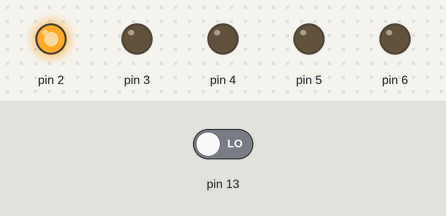
Bench run of a sketch on a simulated Arduino Uno, built with avr-gcc and run on an emulated ATmega328P. Parts: output pins drawn as LEDs (lit = HIGH). The inputs (shaded band) are chosen by the test bench; at power-on: pin 13 LOW.

Above: at 10.8 s.
10.9 s: pin 13 driven HIGH
At 12.8 s:
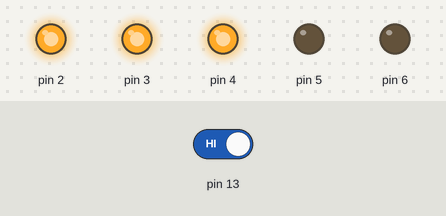
At 14.8 s:
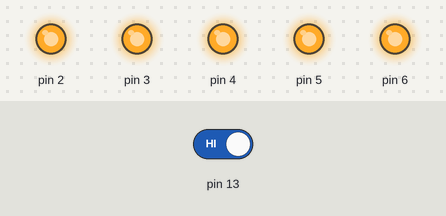
19.5 s: pin 13 driven LOW
At 21.5 s:
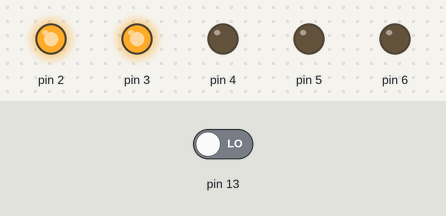
Timing chart, 0 to 32.5 s (numbered marks = the images above; inputs shaded):
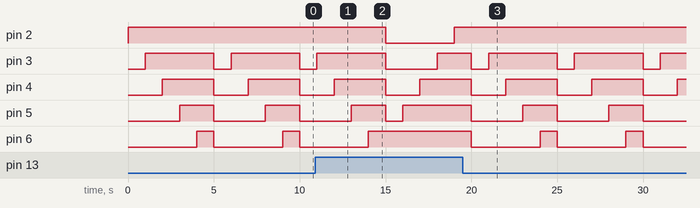

The sketch:

2025.10.20_jyc_Sw5RL.ino
```cpp
// C++ code
//
void setup()
{
  pinMode(13, INPUT);
  pinMode(2, OUTPUT);
  pinMode(3, OUTPUT);
  pinMode(4, OUTPUT);
  pinMode(5, OUTPUT);
  pinMode(6, OUTPUT);
}

void loop()
{
  if (digitalRead(13) == 1) {
    digitalWrite(2, LOW);
    digitalWrite(3, LOW);
    digitalWrite(4, LOW);
    digitalWrite(5, LOW);
    digitalWrite(6, HIGH);
    delay(1000); // Wait for 1000 millisecond(s)
    digitalWrite(2, LOW);
    digitalWrite(3, LOW);
    digitalWrite(4, LOW);
    digitalWrite(5, HIGH);
    digitalWrite(6, HIGH);
    delay(1000); // Wait for 1000 millisecond(s)
    digitalWrite(2, LOW);
    digitalWrite(3, LOW);
    digitalWrite(4, HIGH);
    digitalWrite(5, HIGH);
    digitalWrite(6, HIGH);
    delay(1000); // Wait for 1000 millisecond(s)
    digitalWrite(2, LOW);
    digitalWrite(3, HIGH);
    digitalWrite(4, HIGH);
    digitalWrite(5, HIGH);
    digitalWrite(6, HIGH);
    delay(1000); // Wait for 1000 millisecond(s)
    digitalWrite(2, HIGH);
    digitalWrite(3, HIGH);
    digitalWrite(4, HIGH);
    digitalWrite(5, HIGH);
    digitalWrite(6, HIGH);
    delay(1000); // Wait for 1000 millisecond(s)
  } else {
    digitalWrite(2, HIGH);
    digitalWrite(3, LOW);
    digitalWrite(4, LOW);
    digitalWrite(5, LOW);
    digitalWrite(6, LOW);
    delay(1000); // Wait for 1000 millisecond(s)
    digitalWrite(2, HIGH);
    digitalWrite(3, HIGH);
    digitalWrite(4, LOW);
    digitalWrite(5, LOW);
    digitalWrite(6, LOW);
    delay(1000); // Wait for 1000 millisecond(s)
    digitalWrite(2, HIGH);
    digitalWrite(3, HIGH);
    digitalWrite(4, HIGH);
    digitalWrite(5, LOW);
    digitalWrite(6, LOW);
    delay(1000); // Wait for 1000 millisecond(s)
    digitalWrite(2, HIGH);
    digitalWrite(3, HIGH);
    digitalWrite(4, HIGH);
    digitalWrite(5, HIGH);
    digitalWrite(6, LOW);
    delay(1000); // Wait for 1000 millisecond(s)
    digitalWrite(2, HIGH);
    digitalWrite(3, HIGH);
    digitalWrite(4, HIGH);
    digitalWrite(5, HIGH);
    digitalWrite(6, HIGH);
    delay(1000); // Wait for 1000 millisecond(s)
  }
}
```

Measured:
- after the input at 10.9 s, pin 2: HIGH → LOW after 4.1 s, → HIGH 4.0 s later; pin 6: goes on until 14.0 s, then stays HIGH
- after the input at 19.5 s, pin 2: stops changing and stays HIGH; pin 6: alternates HIGH for 1.0 s and LOW for 4.0 s, starting after 0.50 s
- by itself, pin 3: alternates HIGH for 4.0 s and LOW for 1.0 s
- by itself, pin 4: alternates HIGH for 3.0 s and LOW for 2.0 s
- by itself, pin 5: alternates HIGH for 2.0 s and LOW for 3.0 s
- by itself, pin 6: alternates HIGH for 1.0 s and LOW for 4.0 s
